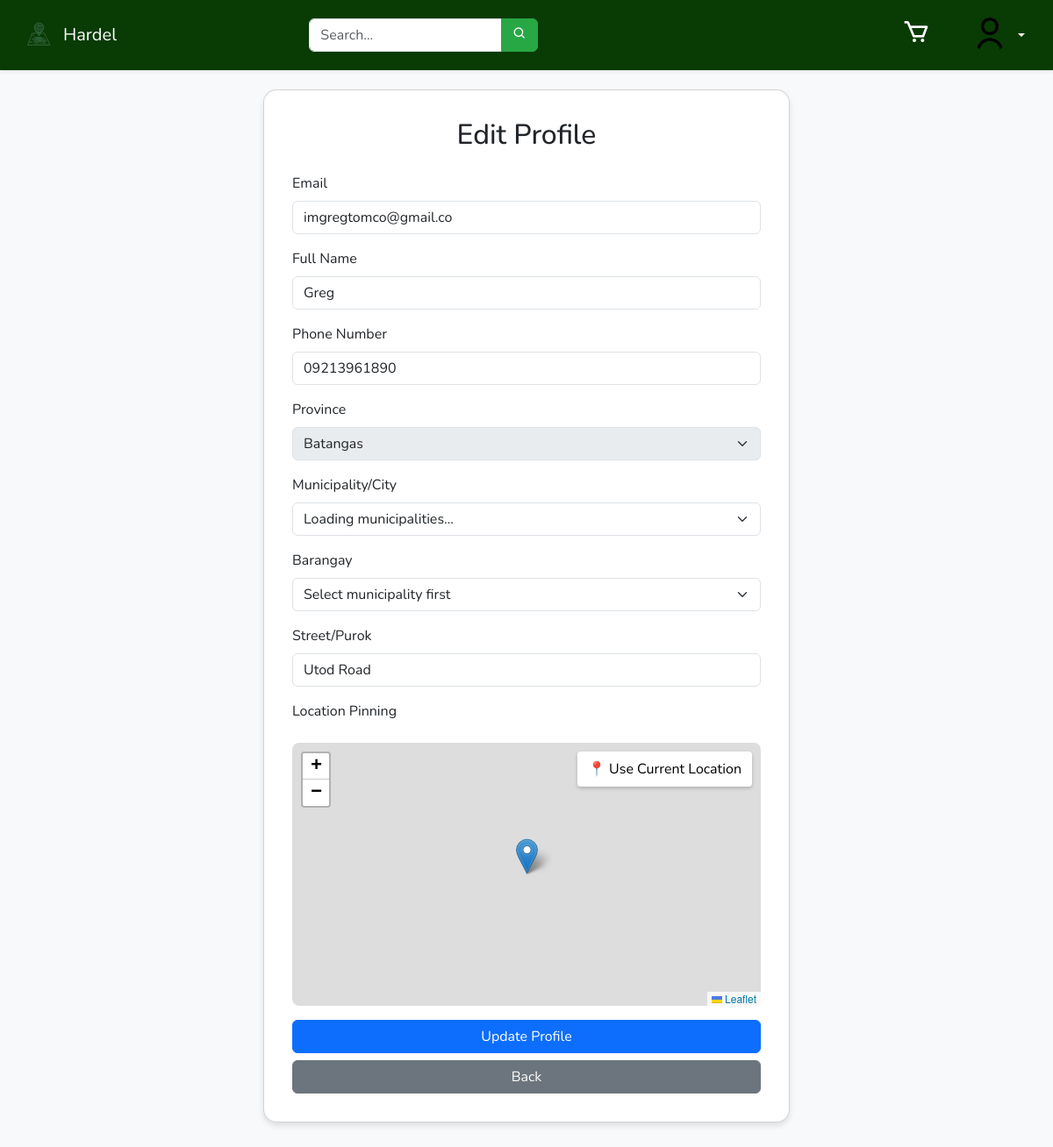
The app's page /edituserpage.php (signed in) with its own data.
### tables this page shows
CREATE TABLE `customer` (
  `customer_id` int(11) NOT NULL,
  `user_id` int(11) NOT NULL,
  `name` varchar(100) DEFAULT NULL,
  `phone` varchar(20) DEFAULT NULL,
  `email` varchar(100) DEFAULT NULL,
  `province` varchar(100) DEFAULT NULL,
  `municipalities` varchar(100) DEFAULT NULL,
  `barangay` varchar(100) DEFAULT NULL,
  `street` varchar(150) DEFAULT NULL,
  `latitude` decimal(10,7) DEFAULT NULL,
  `longitude` decimal(10,7) DEFAULT NULL
);

CREATE TABLE `user` (
  `user_id` int(11) NOT NULL,
  `user_name` varchar(100) NOT NULL,
  `email` varchar(100) NOT NULL,
  `password` varchar(255) NOT NULL,
  `user_type` varchar(50) NOT NULL
);

### edituserpage.php (the view, shortened to what this page needs)
<?php
include 'config.php';
include 'includes/header.php';
$email = $_SESSION['email'];
$sql = "SELECT c.*, u.email FROM customer c
        INNER JOIN user u ON c.user_id = u.user_id
        WHERE u.email = ?";
$stmt = $conn->prepare($sql);
$stmt->bind_param("s", $email);
$stmt->execute();
$result = $stmt->get_result();
$user = $result->fetch_assoc();
?>
<!DOCTYPE html>
<html lang="en">
<head>
    <link href="https://cdn.jsdelivr.net/npm/bootstrap@5.3.1/dist/css/bootstrap.min.css" rel="stylesheet">
    <link rel="stylesheet" href="https://unpkg.com/leaflet@1.9.4/dist/leaflet.css" />
</head>
<body>
<?php include 'navs/usernav.php'; ?>
<div class="container">
    <div class="profile-card card">
        <h2 class="mb-4 text-center">Edit Profile</h2>
        <form method="post">
            <div class="mb-3">
                <label class="form-label">Email</label>
                <input type="email" class="form-control" value="<?php echo htmlspecialchars($user['email']); ?>" readonly>
            </div>
            <div class="mb-3">
                <label class="form-label">Full Name</label>
                <input type="text" class="form-control" name="name"
                       value="<?php echo htmlspecialchars($user['name']); ?>" required>
            </div>
            <div class="mb-3">
                <label class="form-label">Phone Number</label>
                <input type="tel" class="form-control" name="phone"
                       value="<?php echo htmlspecialchars($user['phone'] ?? ''); ?>">
            </div>
            <div class="mb-3">
                <label class="form-label">Province</label>
                <select class="form-select" id="province" name="provice" disabled>
                    <option value="Batangas" selected>Batangas</option>
                </select>
            </div>
            <div class="mb-3">
                <label class="form-label">Municipality/City</label>
                <select class="form-select" id="municipality" name="municipality" required>
                    <option value="" disabled selected>Loading municipalities...</option>
                </select>
            </div>
            <div class="mb-3">
                <label class="form-label">Barangay</label>
                <select class="form-select" id="barangay" name="barangay" required>
                    <option value="" disabled selected>Select municipality first</option>
                </select>
            </div>
            <div class="mb-3">
                <label class="form-label">Street/Purok</label>
                <input type="text" class="form-control" name="street"
                       value="<?php echo htmlspecialchars(explode(',', $user['street'])[0] ?? ''); ?>" required>
            </div>
            <div class="mb-3">
                <label class="form-label">Location Pinning</label>
                <div class="map-container">
                    <button type="button" class="locate-btn" onclick="locateUser()">
                        📍 Use Current Location
                    </button>
                    <div id="map"></div>
                </div>
            </div>
            <div class="d-grid gap-2">
                <button type="submit" class="btn btn-primary">Update Profile</button>
                <a href="userpage.php" class="btn btn-secondary">Back</a>
            </div>
        </form>
    </div>
</div>
</body>
</html>

### edituserpage.php (style rules this page uses)
#map { height: 300px; width: 100%; border-radius: 8px; margin: 1rem 0; }
.map-container { position: relative; }
.locate-btn { position: absolute; top: 10px; right: 10px; z-index: 1000; padding: 8px 12px; background: white; border: none; border-radius: 4px; box-shadow: 0 2px 4px rgba(0,0,0,0.2); cursor: pointer; }
.profile-card { max-width: 600px; margin: 2rem auto; padding: 2rem; border-radius: 15px; box-shadow: 0 4px 6px rgba(0, 0, 0, 0.1); }

### navs/usernav.php (style rules this page uses)
body.hd-body { font-family: 'Nunito', sans-serif; background-color: #f8f9fa; margin: 0; padding-top: 70px; }

### records on screen
customer: user.email "imgregtomco@gmail.co", name "Greg", phone "09213961890", street "Utod Road"
